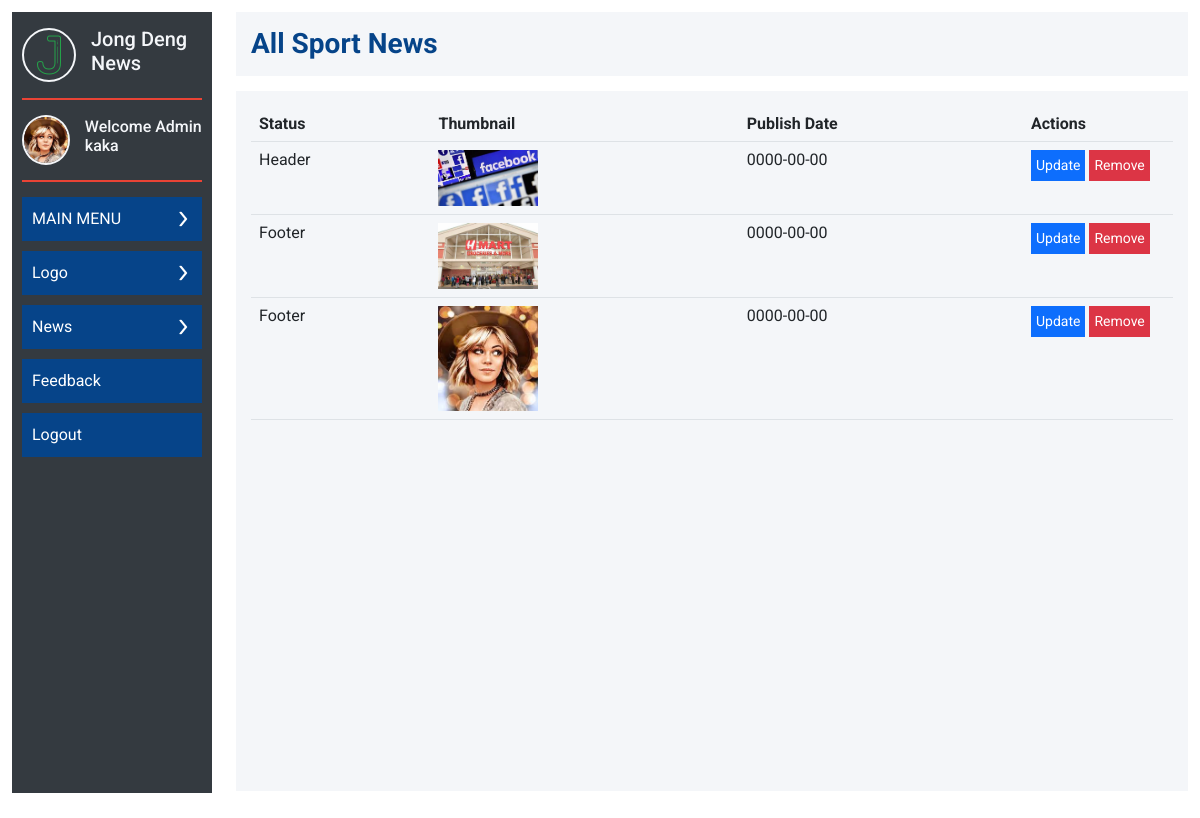
Screenshot of /admin/view-logo.php (signed in) with the database file from the repository.
### tables this page shows
CREATE TABLE `tbl_user` (
  `id` int(11) NOT NULL,
  `username` varchar(100) NOT NULL,
  `email` varchar(100) NOT NULL,
  `password` varchar(255) NOT NULL,
  `thumbnail` varchar(100) NOT NULL
);

CREATE TABLE `tbl_logo` (
  `id` int(11) NOT NULL,
  `thumbnail` varchar(100) NOT NULL,
  `status` varchar(100) NOT NULL,
  `created_at` date NOT NULL
);

### admin/function.php (the view, shortened to what this page needs)
<?php
    function connection(){
        $connection = new mysqli('localhost','root','','project1');
        return $connection;
    }
    function getLogo(){
        $sql = "SELECT * FROM `tbl_logo` ORDER BY `id` DESC";
        $rs  = connection()->query($sql);
        while($row = mysqli_fetch_assoc($rs)){
            echo '
            <tr>
                <td>'.$row['status'].'</td>
                <td><img src="assets/image/'.$row['thumbnail'].'" width="100"></td>
                <td>'.$row['created_at'].'</td>
                <td width="150px">
                    <a href="update-logo.php?id='.$row['id'].'" class="btn btn-primary">Update</a>
                    <button type="button" remove-id="'.$row['id'].'" class="btn btn-danger btn-remove" data-bs-toggle="modal" data-bs-target="#exampleModal">
                        Remove
                    </button>
                </td>
            </tr>
            ';
        }
    }

### admin/sidebar.php (shortened to what this page needs)
<?php
    include('function.php');
    $user = $_SESSION['user'];
    $rs = connection()->query("SELECT * FROM `tbl_user` WHERE `id` = '$user'");
    $row = mysqli_fetch_assoc($rs);
?>
<!DOCTYPE html>
<html lang="en">
<head>
    <link rel="stylesheet" href="assets/style/theme.css">
    <link rel="stylesheet" href="assets/style/bootstrap.css">
</head>
<body>
    <main class="admin">
        <div class="container-fluid">
            <div class="row">
                <div class="col-2">
                    <div class="content-left">
                        <div class="wrap-top">
                            <img src="assets/icon/admin-logo.png" alt="">
                            <h5>Jong Deng News</h5>
                        </div>
                        <div class="wrap-center">
                            <img src="assets/AdminThumbnail/<?php echo $row['thumbnail']; ?>" alt="" width="50px" height="50px">
                            <h6>Welcome Admin <?php echo $row['username'] ?> </h6>
                        </div>
                        <div class="wrap-bottom">
                            <ul>
                                <li class="parent">
                                    <a class="parent" href="javascript:void(0)">
                                        <span>MAIN MENU</span>
                                        <img src="assets/icon/arrow.png" alt="">
                                    </a>
                                </li>
                                <li class="parent">
                                    <a class="parent" href="javascript:void(0)">
                                        <span>Logo</span>
                                        <img src="assets/icon/arrow.png" alt="">
                                    </a>
                                </li>
                                <li class="parent">
                                    <a class="parent" href="javascript:void(0)">
                                        <span>News</span>
                                        <img src="assets/icon/arrow.png" alt="">
                                    </a>
                                </li>
                                <li class="parent">
                                    <a href="show_feedback.php">Feedback</a>
                                </li>
                                <li >
                                    <a  href="logout.php">
                                        <span>Logout</span>
                                    </a>
                                </li>
                            </ul>
                        </div>
                    </div>
                </div>

### admin/view-logo.php (shortened to what this page needs)
<?php
    include('sidebar.php');
?>
                <div class="col-10">
                    <div class="content-right">
                        <div class="top">
                            <h3>All Sport News</h3>
                        </div>
                        <div class="bottom view-post">
                            <figure>
                                <form method="post" enctype="multipart/form-data">
                                    <table class="table" >
                                        <tr>
                                            <th>Status</th>
                                            <th>Thumbnail</th>
                                            <th>Publish Date</th>
                                            <th>Actions</th>
                                        </tr>
                                        <?php getLogo() ?>
                                    </table>
                                </form>
                            </figure>
                        </div>
                    </div>
                </div>
            </div>
        </div>
    </main>
</body>
</html>

### admin/assets/style/theme.css (style rules this page uses)
:root { --black : #343A40; --orange : #EA4335; --blue : #064489; --white : #FFFFFF; --blur-gray : #F4F6F9; }
.admin .content-left a.parent img , .admin .content-left a.parent img.rotate { transition: all .3s; }
* { font-family: 'Roboto', sans-serif !important; }
a { text-decoration: none !important; }
.container-fluid { padding: 12px !important; }
.col-2 { flex: 0 0 auto; width: 18.666667% !important; }
.col-10 { flex: 0 0 auto; width: 81.333333% !important; }
.admin .content-left { min-height: 98.4%; padding: 15px 10px; background-color: var(--black); }
.admin .content-left .wrap-center , .admin .content-left .wrap-top { margin-bottom: 15px; padding-bottom: 15px; display: flex; align-items: center; border-bottom: 2px solid var(--orange); }
.admin .content-left .wrap-center img , .admin .content-left .wrap-top img { border-radius: 50%; border: 2px solid var(--blur-gray); }
.admin .content-left .wrap-center h6 , .admin .content-left .wrap-top h5 { margin-left: 15px; color: var(--blur-gray); }
.admin .content-left ul { list-style: none; padding: 0px; }
.admin .content-left li.parent { margin-bottom: 10px; }
.admin .content-left a { padding: 10px; width: 100%; display: block; color: var(--white); background-color: var(--blue); }
.admin .content-left a.parent { margin-bottom: 4px; display: flex; align-items: center; justify-content: space-between; }
.admin .content-right .bottom , .admin .content-right .top { padding: 15px; margin-bottom: 15px; background-color: var(--blur-gray); }
.admin .content-right .top h3 { color: var(--blue); margin-bottom: 0px; font-weight: bold; }
.admin .content-right .bottom { min-height: 87.5vh; }
.admin .content-right .bottom button { border-radius: 0px; }
.admin .content-right .view-post .btn { padding: 4px; font-size: 14px; border-radius: 0px; }

### rows the page displays
tbl_user: thumbnail (picture), username "kaka"
tbl_logo: status "Header", thumbnail (picture), created_at "0000-00-00"
tbl_logo: status "Footer", thumbnail (picture), created_at "0000-00-00"
tbl_logo: status "Footer", thumbnail (picture), created_at "0000-00-00"
